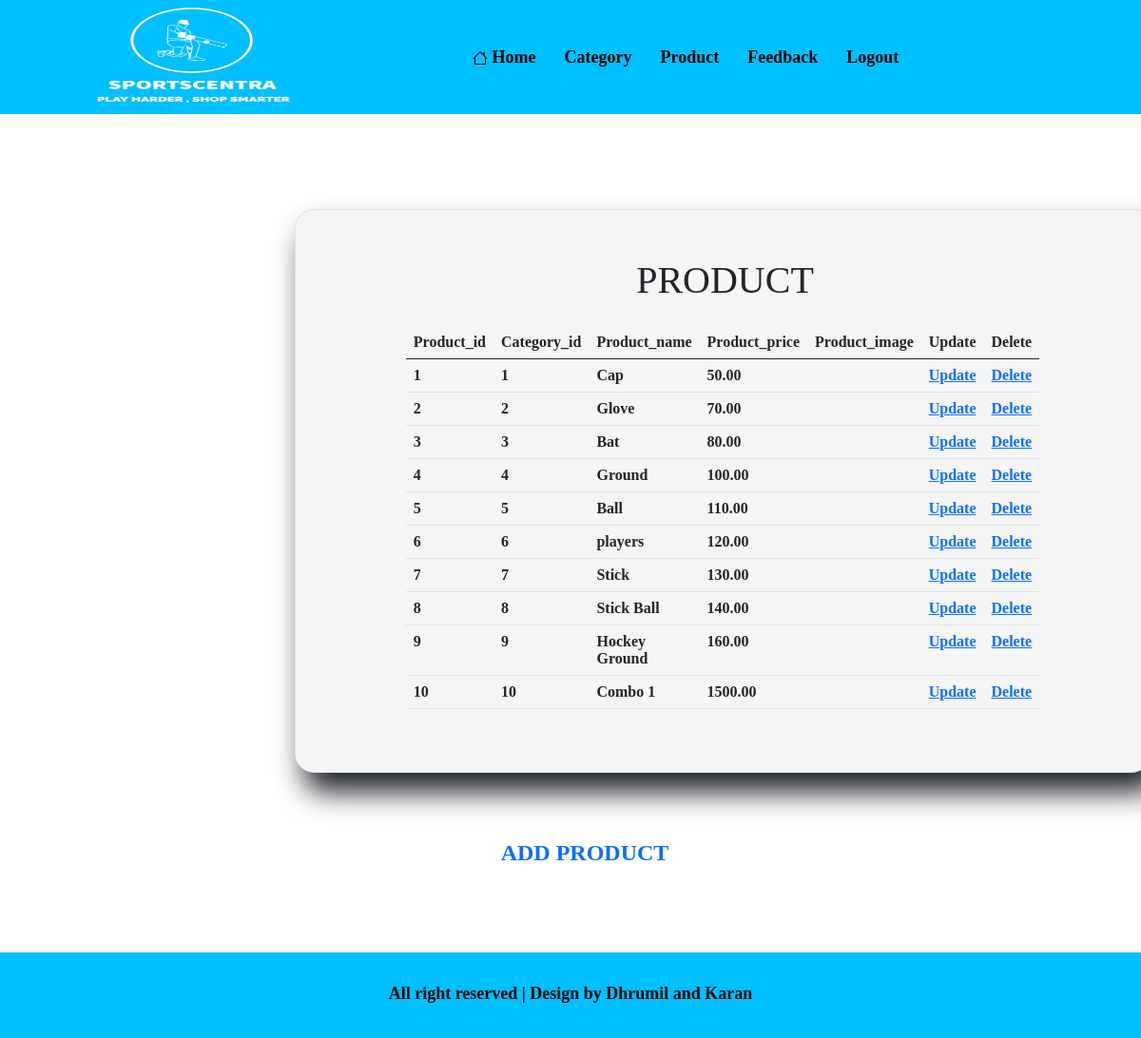
Page /Admin/Product.php on the committed database.
### tables this page shows
CREATE TABLE `product` (
  `Product_id` int(11) NOT NULL,
  `Category_id` int(10) NOT NULL,
  `Product_name` varchar(30) NOT NULL,
  `Product_price` decimal(10,2) NOT NULL,
  `Product_image` varchar(50) NOT NULL
);

### Admin/Product.php (the view, shortened to what this page needs)
<html>
    <head>
        <link href="https://cdn.jsdelivr.net/npm/bootstrap@5.0.2/dist/css/bootstrap.min.css" rel="stylesheet">
    <link href="../CSS/Product.css" rel="stylesheet">
    <link href="../CSS/Admin_Header.css" rel="stylesheet">
    <link href="../CSS/Admin_Footer.css" rel="stylesheet">
    </head>
    <body>
        <?php
            include('Header.php');
         ?>
       <center class="b border">
        <h1 class="h1">PRODUCT</h1>
        <table class="table w-75 mt-4 t">
            <thead>
                <tr>
                    <th>Product_id</th>
                    <th>Category_id</th>
                    <th>Product_name</th>
                    <th>Product_price</th>
                    <th>Product_image</th>
                    <th>Update</th>
                    <th>Delete</th>
                </tr>
            </thead>
            <tbody class = "mt-5">
            <?php
                $con = mysqli_connect("localhost","root","","admin");
                $q1 = "select * from product";
                $result = mysqli_query($con,$q1);
                while($row = mysqli_fetch_row($result))
                {
                    echo "<tr>";
                    echo "<td>".$row[0]."</td>";
                    echo "<td>".$row[1]."</td>";
                    echo "<td>".$row[2]."</td>";
                    echo "<td>".$row[3]."</td>";
                    echo "<td>".$row[4]."</td>";
                    echo "<td><a href='Update_Product.php?id=".$row[0]."'>Update</a>";
                    echo "<td><a href='Delete_Product.php?id=".$row[0]."'>Delete</a>";
                    echo "</tr>";
                }
            ?>
        </tbody>
        </table>
    </center>
        <center>
            <a href="Add_Product.php" class="u"><h4 class="add">ADD PRODUCT</h4></a>
        </center>
        <?php
            include('Footer.php');
        ?>
    </body>
</html>

### CSS/Product.css (style rules this page uses)
.h1 { margin-left: 5px; font-family: 'Times New Roman'; font-weight: bold; }
.border { margin-top: 100px; margin-left: 310px; padding: 50px; border-radius: 20px; width: 900px; box-shadow: 10px 20px 30px; background-color: whitesmoke }
.t { font-family: 'Times New Roman'; font-weight: bold; }
.u { text-decoration: none; }
.add { font-family: 'Times New Roman'; font-weight: bold; margin-top:70px ; }

### CSS/Admin_Header.css (style rules this page uses)
.add { text-decoration: none; margin-left: 30px; font-family: 'Times New Roman'; }

### rows in the picture
product: Product_id "1", Category "1", Product_name "Cap", Product_price "50.00"
product: Product_id "2", Category "2", Product_name "Glove", Product_price "70.00"
product: Product_id "3", Category "3", Product_name "Bat", Product_price "80.00"
product: Product_id "4", Category "4", Product_name "Ground", Product_price "100.00"
product: Product_id "5", Category "5", Product_name "Ball", Product_price "110.00"
product: Product_id "6", Category "6", Product_name "players", Product_price "120.00"
product: Product_id "7", Category "7", Product_name "Stick", Product_price "130.00"
product: Product_id "8", Category "8", Product_name "Stick Ball", Product_price "140.00"
product: Product_id "9", Category "9", Product_name "Hockey Ground", Product_price "160.00"
product: Product_id "10", Category "10", Product_name "Combo 1", Product_price "1500.00"
